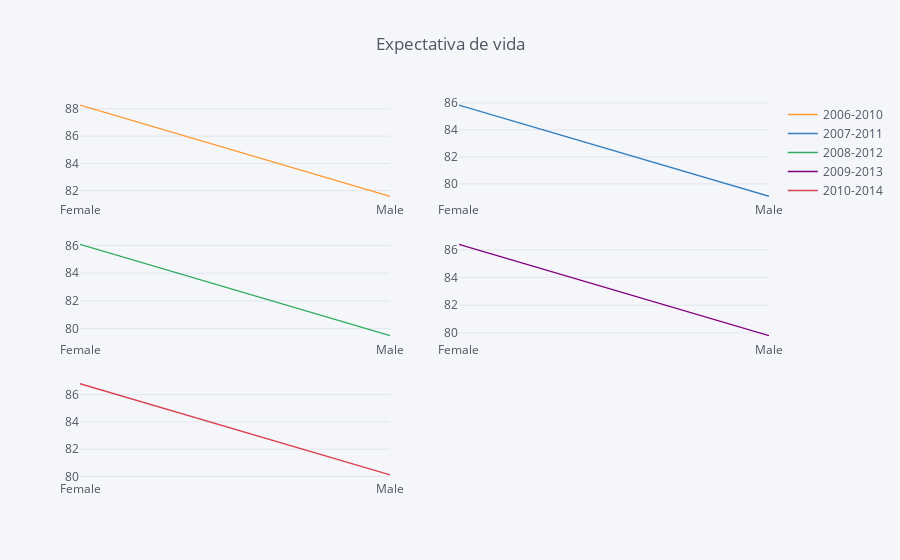

Here is the notebook cell this chart was saved with:
### Code cell
table.iplot(kind='lines',  xTitle='', subplots=True,
yTitle='', title='Expectativa de vida')

### Figure 1 — Plotly figure (JSON) as saved in the notebook; plotly's stock layout.template omitted (floating-point values rounded to 4 significant figures)
{"data": [{"line": {"color": "rgba(255, 153, 51, 1.0)", "dash": "solid", "shape": "linear", "width": 1.3}, "mode": "lines", "name": "2006-2010", "text": "", "type": "scatter", "uid": "b19bead4-010c-4ab3-9674-0ba09e3b174d", "x": ["Female", "Male"], "xaxis": "x", "y": [88.28, 81.58], "yaxis": "y"}, {"line": {"color": "rgba(55, 128, 191, 1.0)", "dash": "solid", "shape": "linear", "width": 1.3}, "mode": "lines", "name": "2007-2011", "text": "", "type": "scatter", "uid": "68860f27-a77c-4cda-bd52-367122e26c28", "x": ["Female", "Male"], "xaxis": "x2", "y": [85.84, 79.09], "yaxis": "y2"}, {"line": {"color": "rgba(50, 171, 96, 1.0)", "dash": "solid", "shape": "linear", "width": 1.3}, "mode": "lines", "name": "2008-2012", "text": "", "type": "scatter", "uid": "f1cfa3e7-03b1-415c-9ed2-0c815216716b", "x": ["Female", "Male"], "xaxis": "x3", "y": [86.07, 79.5], "yaxis": "y3"}, {"line": {"color": "rgba(128, 0, 128, 1.0)", "dash": "solid", "shape": "linear", "width": 1.3}, "mode": "lines", "name": "2009-2013", "text": "", "type": "scatter", "uid": "587024b0-ce52-4e5b-8335-eeede7ed90b8", "x": ["Female", "Male"], "xaxis": "x4", "y": [86.4, 79.8], "yaxis": "y4"}, {"line": {"color": "rgba(219, 64, 82, 1.0)", "dash": "solid", "shape": "linear", "width": 1.3}, "mode": "lines", "name": "2010-2014", "text": "", "type": "scatter", "uid": "a15234c8-a071-4402-9b54-8b70eb8aae1a", "x": ["Female", "Male"], "xaxis": "x5", "y": [86.8, 80.11], "yaxis": "y5"}], "layout": {"legend": {"bgcolor": "#F5F6F9", "font": {"color": "#4D5663"}}, "paper_bgcolor": "#F5F6F9", "plot_bgcolor": "#F5F6F9", "title": {"font": {"color": "#4D5663"}, "text": "Expectativa de vida"}, "xaxis": {"anchor": "y", "domain": [0, 0.45], "gridcolor": "#E1E5ED", "showgrid": true, "tickfont": {"color": "#4D5663"}, "title": {"font": {"color": "#4D5663"}, "text": ""}, "zerolinecolor": "#E1E5ED"}, "xaxis2": {"anchor": "y2", "domain": [0.55, 1], "gridcolor": "#E1E5ED", "showgrid": true, "tickfont": {"color": "#4D5663"}, "title": {"font": {"color": "#4D5663"}, "text": ""}, "zerolinecolor": "#E1E5ED"}, "xaxis3": {"anchor": "y3", "domain": [0, 0.45], "gridcolor": "#E1E5ED", "showgrid": true, "tickfont": {"color": "#4D5663"}, "title": {"font": {"color": "#4D5663"}, "text": ""}, "zerolinecolor": "#E1E5ED"}, "xaxis4": {"anchor": "y4", "domain": [0.55, 1], "gridcolor": "#E1E5ED", "showgrid": true, "tickfont": {"color": "#4D5663"}, "title": {"font": {"color": "#4D5663"}, "text": ""}, "zerolinecolor": "#E1E5ED"}, "xaxis5": {"anchor": "y5", "domain": [0, 0.45], "gridcolor": "#E1E5ED", "showgrid": true, "tickfont": {"color": "#4D5663"}, "title": {"font": {"color": "#4D5663"}, "text": ""}, "zerolinecolor": "#E1E5ED"}, "yaxis": {"anchor": "x", "domain": [0.7333, 1], "gridcolor": "#E1E5ED", "showgrid": true, "tickfont": {"color": "#4D5663"}, "title": {"font": {"color": "#4D5663"}, "text": ""}, "zerolinecolor": "#E1E5ED"}, "yaxis2": {"anchor": "x2", "domain": [0.7333, 1], "gridcolor": "#E1E5ED", "showgrid": true, "tickfont": {"color": "#4D5663"}, "title": {"font": {"color": "#4D5663"}, "text": ""}, "zerolinecolor": "#E1E5ED"}, "yaxis3": {"anchor": "x3", "domain": [0.3667, 0.6333], "gridcolor": "#E1E5ED", "showgrid": true, "tickfont": {"color": "#4D5663"}, "title": {"font": {"color": "#4D5663"}, "text": ""}, "zerolinecolor": "#E1E5ED"}, "yaxis4": {"anchor": "x4", "domain": [0.3667, 0.6333], "gridcolor": "#E1E5ED", "showgrid": true, "tickfont": {"color": "#4D5663"}, "title": {"font": {"color": "#4D5663"}, "text": ""}, "zerolinecolor": "#E1E5ED"}, "yaxis5": {"anchor": "x5", "domain": [0, 0.2667], "gridcolor": "#E1E5ED", "showgrid": true, "tickfont": {"color": "#4D5663"}, "title": {"font": {"color": "#4D5663"}, "text": ""}, "zerolinecolor": "#E1E5ED"}}}
